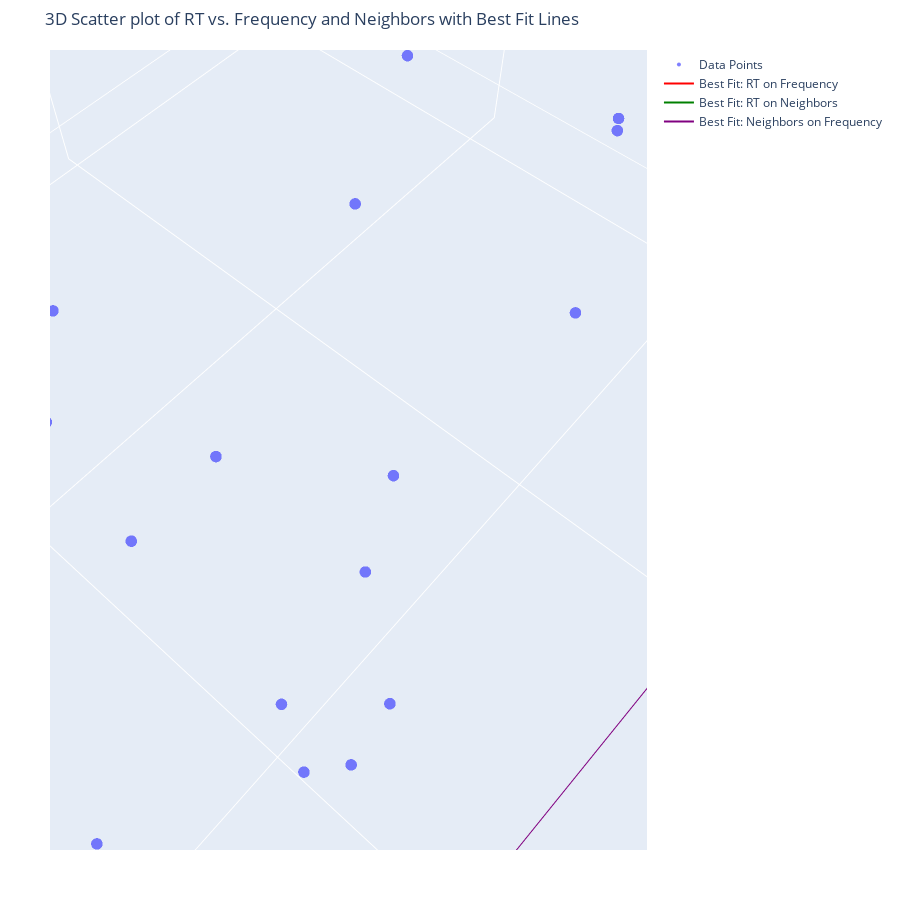

Notebook source saved alongside this figure:
### Markdown cell above
-----------
### An interactive 3D plot

This is better, but it is a bit hard to resolve some of the points and understand where they 
are in the 3D space. It would be great if we could rotate the plot. The `plotly` package 
provides tools for such interaction. Here's an example. 

Note that you can click and drag to rotate the 3dmatrix. You can use a scroll wheel to zoom in and out.

### Code cell
import plotly.graph_objects as go

# Create a scatter plot
scatter = go.Scatter3d(
    x=df['Frequency'],
    y=df['Neighbors'],
    z=df['RT'],
    mode='markers',
    marker=dict(size=4, opacity=0.5, color='blue'),
    name="Data Points"
)

# Create line plots for best fit lines
line_rt_freq = go.Scatter3d(
    x=x_rt_freq,
    y=df['Neighbors'].min() * np.ones_like(x_rt_freq),
    z=y_rt_freq,
    mode='lines',
    line=dict(color='red'),
    name="Best Fit: RT on Frequency"
)

line_rt_neigh = go.Scatter3d(
    x=(df['Frequency'].min()-2) * np.ones_like(x_rt_neigh),
    y=x_rt_neigh,
    z=y_rt_neigh,
    mode='lines',
    line=dict(color='green'),
    name="Best Fit: RT on Neighbors"
)

line_neigh_freq = go.Scatter3d(
    x=x_neigh_freq,
    y=y_neigh_freq,
    z=df['RT'].min() * np.ones_like(x_neigh_freq),
    mode='lines',
    line=dict(color='purple'),
    name="Best Fit: Neighbors on Frequency"
)

# Define the layout
layout = go.Layout(
    width=900,
    height=900,
    margin=dict(l=50, r=50, b=50, t=50),
    scene=dict(
        xaxis_title="Frequency",
        yaxis_title="Neighbors",
        zaxis_title="RT"
    ),
    title="3D Scatter plot of RT vs. Frequency and Neighbors with Best Fit Lines"
)

# Combine traces and plot
fig = go.Figure(data=[scatter, line_rt_freq, line_rt_neigh, line_neigh_freq], layout=layout)
fig.show()

### Figure 1 — Plotly figure (JSON) as saved in the notebook; plotly's stock layout.template omitted (floating-point values rounded to 4 significant figures; data arrays with more than 128 entries replaced by an {"elided": "..."} marker saying what was removed)
{"data": [{"marker": {"color": "blue", "opacity": 0.5, "size": 4}, "mode": "markers", "name": "Data Points", "type": "scatter3d", "x": {"elided": "200 int values"}, "y": {"elided": "200 int values"}, "z": {"elided": "200 float values"}}, {"line": {"color": "red"}, "mode": "lines", "name": "Best Fit: RT on Frequency", "type": "scatter3d", "x": [2, 90], "y": [2, 2], "z": [946.9, 585.6]}, {"line": {"color": "green"}, "mode": "lines", "name": "Best Fit: RT on Neighbors", "type": "scatter3d", "x": [0, 0], "y": [2, 97], "z": [616.9, 880.2]}, {"line": {"color": "purple"}, "mode": "lines", "name": "Best Fit: Neighbors on Frequency", "type": "scatter3d", "x": [2, 90], "y": [53.38, 49.42], "z": [400, 400]}], "layout": {"height": 900, "margin": {"b": 50, "l": 50, "r": 50, "t": 50}, "scene": {"aspectmode": "auto", "aspectratio": {"x": 1, "y": 1, "z": 1}, "camera": {"center": {"x": 0, "y": 0, "z": 0}, "eye": {"x": 0.003699, "y": 0.003238, "z": 0.008708}, "projection": {"type": "perspective"}, "up": {"x": 0.002252, "y": -0.002247, "z": 1.0}}, "xaxis": {"title": {"text": "Frequency"}, "type": "linear"}, "yaxis": {"title": {"text": "Neighbors"}, "type": "linear"}, "zaxis": {"title": {"text": "RT"}, "type": "linear"}}, "title": {"text": "3D Scatter plot of RT vs. Frequency and Neighbors with Best Fit Lines"}, "width": 900}}
